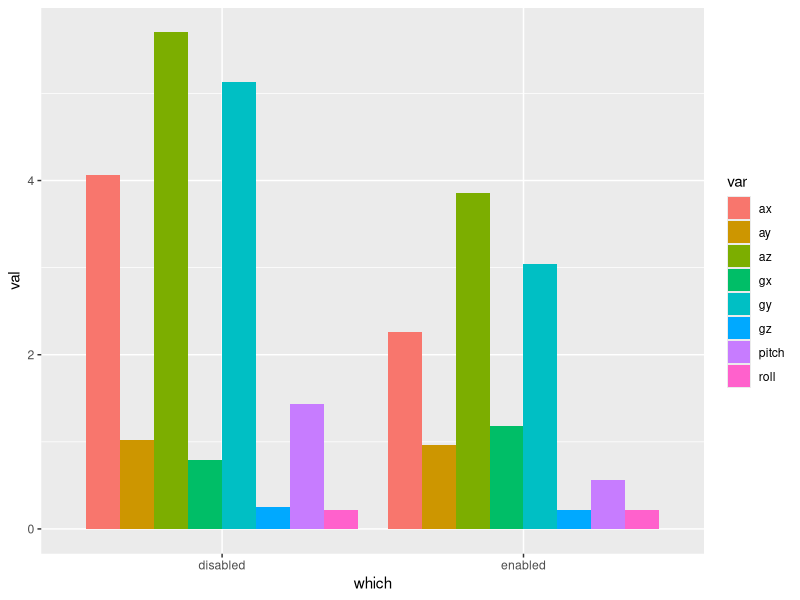

This chart was generated by the following R code:
rm(list=ls())

library(ggplot2)

col_names <-  c("micros", "gx", "gy", "gz", "ax", "ay", "az")
gravity <- 9.81

complementary_filter <- function(df) {
    df$pitch <- df$micros
    df$roll <- df$micros

    df$pitch[1] <- atan2(df$ax[1], df$az[1])
    df$roll[1] <- atan2(df$ay[1], df$az[1])

    for (i in 2:nrow(df)) {
        dt <- (df$seconds[i] - df$seconds[i-1])
        decay <- exp(-dt/0.2)

        df$pitch[i] <- (1-decay)*atan2(df$ax[i], df$az[i]) + decay*df$pitch[i-1] + dt*(-df$gy[i])
        df$roll[i] <- (1-decay)*atan2(df$ay[i], df$az[i]) + decay*df$roll[i-1] + dt*df$gx[i]
    }

    return(df)
}

all_enabled <- read.table("logs/Setup 1/2025-04-06T14-32-49-472992 all enabled.csv", sep=",", col.names=col_names)
all_enabled$seconds <- all_enabled$micros / 1e6
all_enabled <- complementary_filter(all_enabled)
all_enabled <- subset(all_enabled, seconds > 78 & seconds < 86)

# plot <- ggplot(all_enabled, aes(x=seconds)) +
#     geom_line(aes(y=ax, color="X acceleration")) +
#     geom_line(aes(y=ay, color="Y acceleration")) +
#     geom_line(aes(y=az-9.81, color="Z acceleration")) +
#     geom_line(aes(y=gx, color="Roll velocity")) +
#     geom_line(aes(y=gy, color="Pitch velocity"))
# print(plot)

all_enabled_var <- apply(all_enabled, 2, var)


all_disabled <- read.table("logs/Setup 1/2025-04-06T14-49-13-814977 all disabled.csv", sep=",", col.names=col_names)
all_disabled$seconds <- all_disabled$micros / 1e6
all_disabled <- complementary_filter(all_disabled)
all_disabled <- subset(all_disabled, seconds > 53.8 & seconds < 59.8)

# plot <- ggplot(all_disabled, aes(x=seconds)) +
#     geom_line(aes(y=ax, color="X acceleration")) +
#     geom_line(aes(y=ay, color="Y acceleration")) +
#     geom_line(aes(y=az-9.81, color="Z acceleration")) +
#     geom_line(aes(y=gx, color="Roll velocity")) +
#     geom_line(aes(y=gy, color="Pitch velocity"))
# print(plot)

all_disabled_var <- apply(all_disabled, 2, var)

# # This makes a wide dataframe - bad for plotting
# variances <- data.frame(rbind(all_enabled_var, all_disabled_var))
# variances$which <- c("enabled", "disabled")

# Long dataframe - good for plotting
variances <- data.frame(which=rep(c("enabled", "disabled"), each=length(col_names)+3), var=rep(c(col_names, "seconds", "pitch", "roll"), 2), val=c(all_enabled_var, all_disabled_var))
variances <- subset(variances, var!="micros" & var!="seconds")
variances$val <- variances$val * rep(c(20, 20, 20, 1, 1, 1, 100, 100), 2)

plot <- ggplot(variances, aes(x=which, y=val, fill=var)) + geom_col(position="dodge")
print(plot)